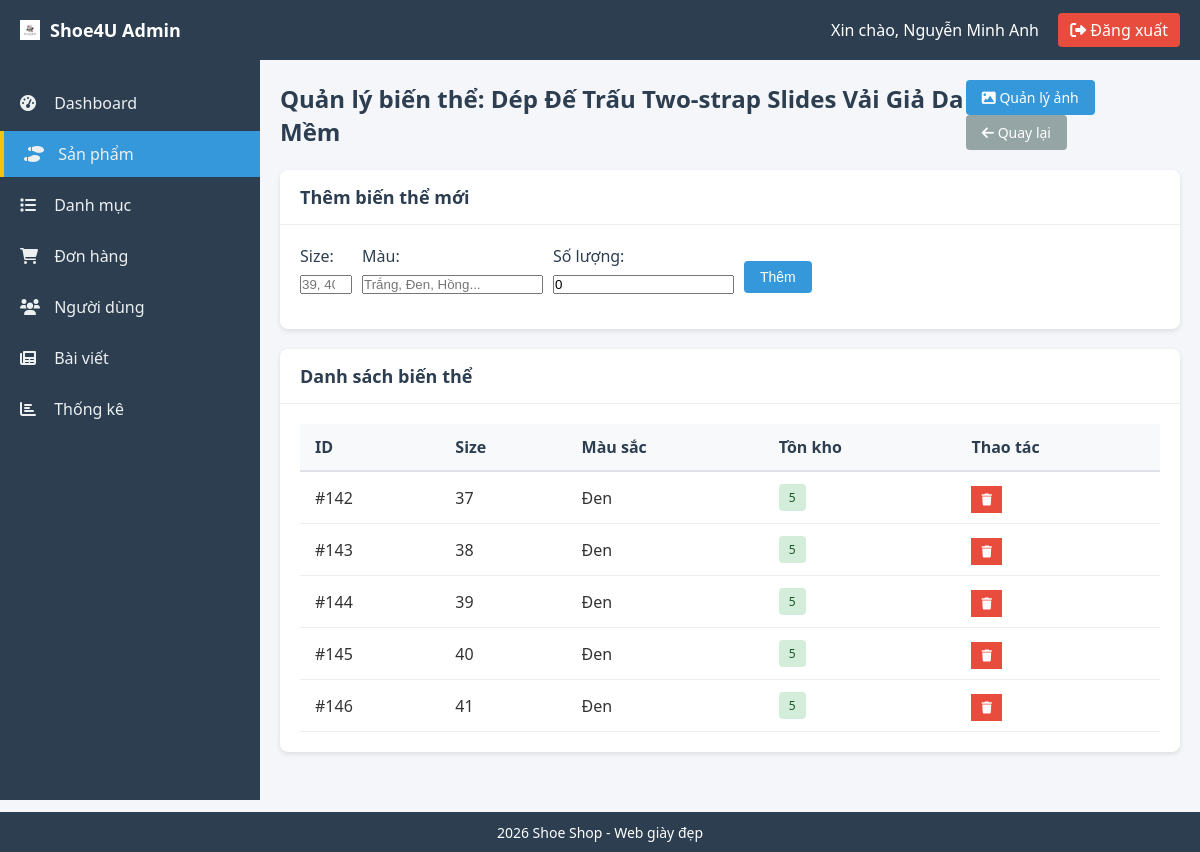
/views/admin/products/variants.php?id=35 (signed in), run on the app's committed database.
### tables this page shows
CREATE TABLE `products` (
  `product_id` int(11) NOT NULL,
  `product_name` varchar(200) DEFAULT NULL,
  `price` decimal(10,2) DEFAULT NULL,
  `description` text DEFAULT NULL,
  `category_id` int(11) DEFAULT NULL,
  `brand` varchar(100) DEFAULT NULL,
  `gender` enum('Nam','Nữ','Unisex') DEFAULT NULL,
  `is_best_seller` tinyint(1) DEFAULT 0,
  `material` text DEFAULT NULL,
  `origin` varchar(100) DEFAULT NULL,
  `detailed_description` text DEFAULT NULL,
  `size_guide` text DEFAULT NULL,
  `created_at` datetime DEFAULT current_timestamp()
);

CREATE TABLE `product_variants` (
  `variant_id` int(11) NOT NULL,
  `product_id` int(11) DEFAULT NULL,
  `size` int(11) DEFAULT NULL,
  `color` varchar(50) DEFAULT NULL,
  `stock` int(11) DEFAULT NULL
);

### views/admin/products/variants.php (the view, shortened to what this page needs)
<?php
require_once '../layouts/auth_check.php';
$product_id = isset($_GET['id']) ? (int)$_GET['id'] : 0;
$product = mysqli_fetch_assoc(mysqli_query($conn, "SELECT * FROM products WHERE product_id = $product_id"));
$variants = mysqli_query($conn, "SELECT * FROM product_variants WHERE product_id = $product_id ORDER BY size, color");
include '../layouts/header.php';
include '../layouts/sidebar.php';
?>
<div class="content-header">
    <h1>Quản lý biến thể: <?php echo $product['product_name']; ?></h1>
    <div>
        <a href="images.php?id=<?php echo $product_id; ?>" class="btn btn-info">
            <i class="fas fa-image"></i> Quản lý ảnh
        </a>
        <a href="index.php" class="btn btn-secondary">
            <i class="fas fa-arrow-left"></i> Quay lại
        </a>
    </div>
</div>
<div class="card">
    <div class="card-header">
        <h3>Thêm biến thể mới</h3>
    </div>
    <div class="card-body">
        <form method="POST" class="form-inline">
            <div class="form-group">
                <label>Size:</label>
                <input type="number" name="size" required min="35" max="45" placeholder="39, 40, 41...">
            </div>
            <div class="form-group">
                <label>Màu:</label>
                <input type="text" name="color" required placeholder="Trắng, Đen, Hồng...">
            </div>
            <div class="form-group">
                <label>Số lượng:</label>
                <input type="number" name="stock" required min="0" value="0">
            </div>
            <button type="submit" name="add_variant" class="btn btn-primary">Thêm</button>
        </form>
    </div>
</div>
<div class="card mt-3">
    <div class="card-header">
        <h3>Danh sách biến thể</h3>
    </div>
    <div class="card-body">
        <table class="table">
            <thead>
                <tr>
                    <th>ID</th>
                    <th>Size</th>
                    <th>Màu sắc</th>
                    <th>Tồn kho</th>
                    <th>Thao tác</th>
                </tr>
            </thead>
            <tbody>
                <?php if(mysqli_num_rows($variants) > 0): ?>
                    <?php while($row = mysqli_fetch_assoc($variants)): ?>
                    <tr>
                        <td>#<?php echo $row['variant_id']; ?></td>
                        <td><?php echo $row['size']; ?></td>
                        <td><?php echo $row['color']; ?></td>
                        <td>
                            <?php if($row['stock'] > 0): ?>
                                <span class="badge badge-success"><?php echo $row['stock']; ?></span>
                            <?php else: ?>
                                <span class="badge badge-danger">Hết</span>
                            <?php endif; ?>
                        </td>
                        <td>
                            <a href="?id=<?php echo $product_id; ?>&delete_variant=<?php echo $row['variant_id']; ?>"
                               class="btn-sm btn-danger"
                               onclick="return confirm('Xóa biến thể này?')">
                                <i class="fas fa-trash"></i>
                            </a>
                        </td>
                    </tr>
                    <?php endwhile; ?>
                <?php else: ?>
                    <tr>
                        <td colspan="5" class="text-center">Chưa có biến thể nào</td>
                    </tr>
                <?php endif; ?>
            </tbody>
        </table>
    </div>
</div>
<?php include '../layouts/footer.php'; ?>

### assets/css/admin.css (style rules this page uses)
* { margin: 0; padding: 0; box-sizing: border-box; }
body { font-family: 'Segoe UI', Tahoma, Geneva, Verdana, sans-serif; background: #f4f6f9; color: #333; }
.content-header { display: flex; justify-content: space-between; align-items: center; margin-bottom: 20px; }
.content-header h1 { font-size: 24px; color: #2c3e50; }
.card { background: #fff; border-radius: 8px; box-shadow: 0 2px 5px rgba(0,0,0,0.1); margin-bottom: 20px; }
.card-header { padding: 15px 20px; border-bottom: 1px solid #ecf0f1; display: flex; justify-content: space-between; align-items: center; }
.card-header h3 { font-size: 18px; color: #2c3e50; }
.card-body { padding: 20px; }
.table { width: 100%; border-collapse: collapse; }
.table th { background: #f8f9fa; padding: 12px 15px; text-align: left; font-weight: 600; color: #2c3e50; border-bottom: 2px solid #dee2e6; }
.table td { padding: 12px 15px; border-bottom: 1px solid #ecf0f1; }
.badge { display: inline-block; padding: 5px 10px; border-radius: 4px; font-size: 12px; font-weight: 500; }
.badge-success { background: #d4edda; color: #155724; }
.btn { display: inline-block; padding: 8px 16px; border: none; border-radius: 4px; font-size: 14px; cursor: pointer; text-decoration: none; transition: all 0.3s; }
.btn-primary { background: #3498db; color: #fff; }
.btn-secondary { background: #95a5a6; color: #fff; }
.btn-danger { background: #e74c3c; color: #fff; }
.btn-info { background: #3498db; color: #fff; }
.btn-sm { padding: 5px 10px; font-size: 12px; }
.form-group { margin-bottom: 15px; }
.form-group label { display: block; margin-bottom: 5px; font-weight: 500; color: #2c3e50; }
.form-inline { display: flex; gap: 10px; align-items: center; }

### data on the page
products: product_name "Dép Đế Trấu Two-strap Slides Vải Giả Da Mềm"
product_variants: variant_id "142", size "37", color "Đen", stock "5"
product_variants: variant_id "143", size "38", color "Đen", stock "5"
product_variants: variant_id "144", size "39", color "Đen", stock "5"
product_variants: variant_id "145", size "40", color "Đen", stock "5"
product_variants: variant_id "146", size "41", color "Đen", stock "5"

### other printed values
$_SESSION['full_name'] "Nguyễn Minh Anh"
